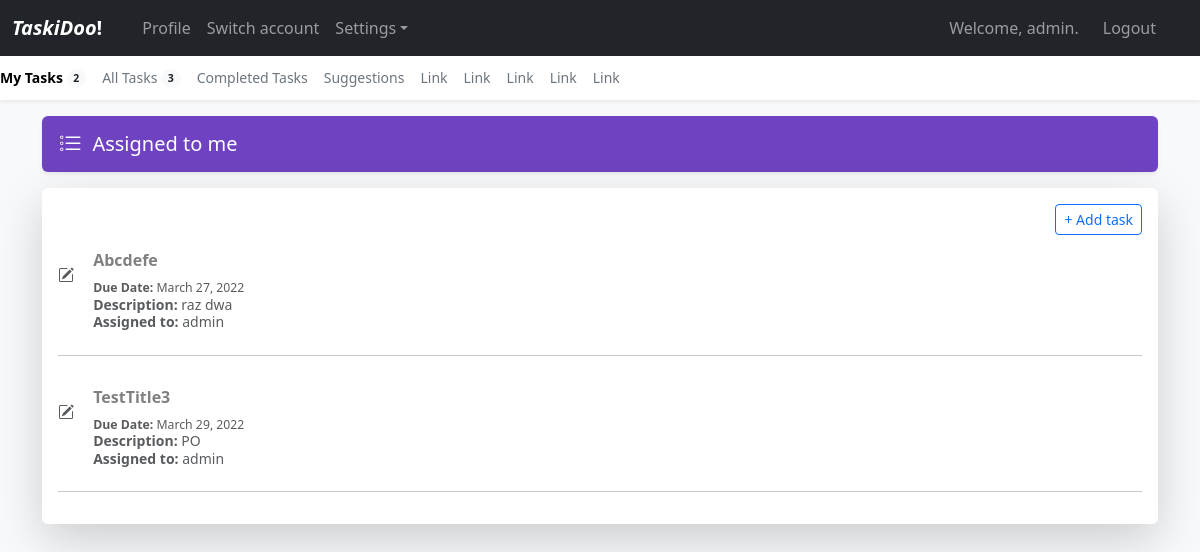
Before: /tasks/ (signed in) with the older database file.
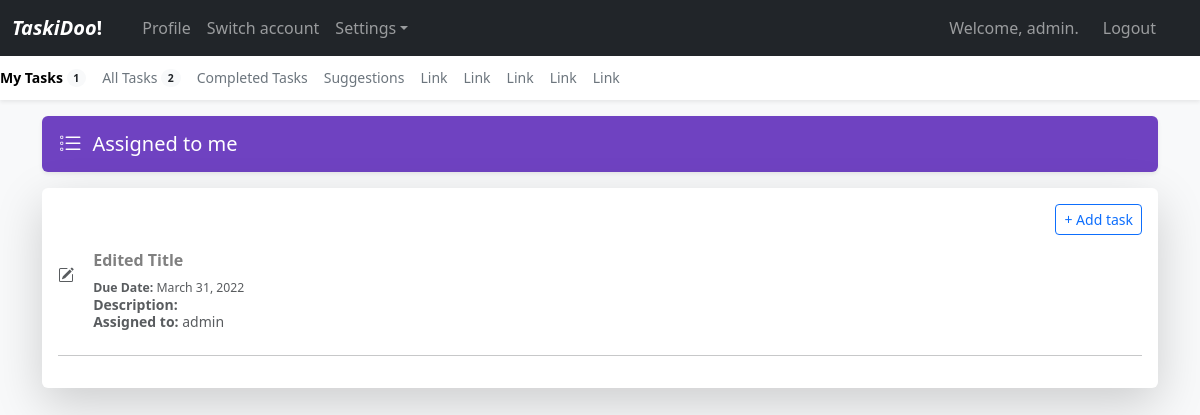
After: the same page with the newer database file.
### todo_apps/models.py (models this page shows, shortened)
class Task(models.Model):
    text_title = models.CharField(max_length=200)
    text_desc = models.TextField(max_length=10000, blank=True, null=True,)
    date_added = models.DateTimeField(auto_now_add=True)
    owner = models.ForeignKey(User, on_delete=models.CASCADE)
    comment = models.TextField(max_length=10000, blank=True, null=True)
    date_due = models.DateField()
    status = models.BooleanField(default=False)
    project = models.ForeignKey(Project, on_delete=models.CASCADE, blank=True, null=True)

### todo_apps/views.py (the view)
# urls.py: path('tasks/', views.tasks, name='tasks'),
@login_required
def tasks(request):
    tasks = Task.objects.filter(project = Project.objects.get(assigned_users=request.user), owner=request.user, status=False).order_by('date_due') #display tasks that are assigned to the same project as the user
    all_tasks = Task.objects.filter(project = Project.objects.get(assigned_users=request.user), status=False)
    if request.method != 'POST':
        form = TaskForm()
    else:
        form = TaskForm(request.POST)
        if form.is_valid():
            form.save()
            return redirect('todo_apps:tasks')
    context = {'tasks': tasks, 'all_tasks': all_tasks}
    return render(request, 'todo_apps/tasks.html', context)

### todo_apps/templates/todo_apps/tasks.html (shortened to what this page needs)
{% extends "todo_apps/base.html" %}
{% block content %}
<main class="container">
    <div class="d-flex align-items-center p-3 my-3 text-white bg-purple rounded shadow-sm">
        <div class="lh-1">
            <h1 class="h5 mb-0 text-white lh-1">Assigned to me</h1>
        </div>
    </div>
    <div class="mt-3 mb-5 p-3 bg-body rounded shadow-lg">
        <div class="d-block text-end">
            <button class="myBtn btn btn-outline-primary btn-sm" hx-get="{% url 'todo_apps:new_task' %}" hx-target="#dialog">+ Add task</a></button>
        </div>
        {% for task in tasks %}
            <div class="d-flex text-muted pt-3">
            <p class="pb-2 mb-0 small lh-sm" hx-trigger="click" hx-get="{% url 'todo_apps:edit_task' task.id %}" hx-target="#dialog">
                <a class="myBtn d-block text-decoration-none task-item h6"><strong>{{ task.text_title }}</strong></a>
                <small><strong>Due Date:</strong> {{ task.date_due }}</small></br>
                <strong>Description:</strong> {{ task.text_desc }}</br>
                <strong>Assigned to:</strong> {{ task.owner }}
            </p>
            </div>
            <hr style="background-color: #dee2e6 1px solid">
        {% empty %}
            <p>No tasks added!</p>
        {% endfor %}
    </div>
    </main>
{% endblock content %}

### todo_apps/templates/todo_apps/base.html (shortened to what this page needs)
{% load bootstrap5 %}
<!doctype html>
<html lang="en">
  <head>
    {% bootstrap_css %}
  </head>
  {% if user.is_authenticated %}
  <body class="bg-light">
        <nav class="navbar navbar-expand-lg fixed-top navbar-dark bg-dark" aria-label="Main navigation">
        <div class="container-fluid">
            <a class="navbar-brand" href="{% url 'todo_apps:index' %}"><i><b>TaskiDoo</i>!</b></a>
            <div class="navbar-collapse offcanvas-collapse" id="navbarsExampleDefault">
            <ul class="navbar-nav me-auto mb-2 mb-lg-0">
                <li class="nav-item">
                  <a class="nav-link"></a>
                  </li>
                <li class="nav-item">
                <a class="nav-link" href="{% url 'users:profile' %}">Profile</a>
                </li>
                <li class="nav-item">
                <a class="nav-link" href="#">Switch account</a>
                </li>
                <li class="nav-item dropdown">
                <a class="nav-link dropdown-toggle" href="#" id="dropdown01" data-bs-toggle="dropdown" aria-expanded="false">Settings</a>
                </li>
            </ul>
            <ul class="navbar-nav me-0 mb-5 mb-lg-0">
            {% if user.is_authenticated %}
            <li class="nav-item me-2">
            <a class="nav-link">Welcome, {{ user.username }}.</a>
            </li>
            <li class="nav-item me-4">
                <a class="nav-link" href="{% url 'users:logout' %}">Logout</a>
            </li>
            {% endif %}
            </div>
        </div>
        </nav>
        <div class="nav-scroller bg-body shadow-sm">
        <nav class="nav nav-underline" aria-label="Secondary navigation">
            <a class="nav-link active" aria-current="page" href="{% url 'todo_apps:tasks' %}">
              My Tasks
            <span class="badge bg-light text-dark rounded-pill align-text-bottom">{{ tasks.count }}</span>
            </a>
            <a class="nav-link" href="{% url 'todo_apps:all_tasks' %}">
              All Tasks
            <span class="badge bg-light text-dark rounded-pill align-text-bottom">{{ all_tasks.count}}</span>
            </a>
            <a class="nav-link" href="{% url 'todo_apps:completed_tasks' %}">Completed Tasks</a>
            <a class="nav-link" href="#">Suggestions</a>
            <a class="nav-link" href="#">Link</a>
            <a class="nav-link" href="#">Link</a>
            <a class="nav-link" href="#">Link</a>
            <a class="nav-link" href="#">Link</a>
            <a class="nav-link" href="#">Link</a>
        </nav>
        </div>
{% endif %}
{% block content %} {% endblock content %}
  </body>
</html>

Changed rows visible on the page:
no longer on this page (row edited): Task: text_title "Abcdefe", date_due "March 27, 2022", text_desc "raz dwa", owner "admin"
no longer on this page (row edited): Task: text_title "TestTitle3", date_due "March 29, 2022", text_desc "PO", owner "admin"
now on this page (row edited): Task: text_title "Edited Title", date_due "March 31, 2022", owner "admin"
Other visible differences:
{{ tasks.count }}: "2" → "1"
{{ all_tasks.count }}: "3" → "2"
